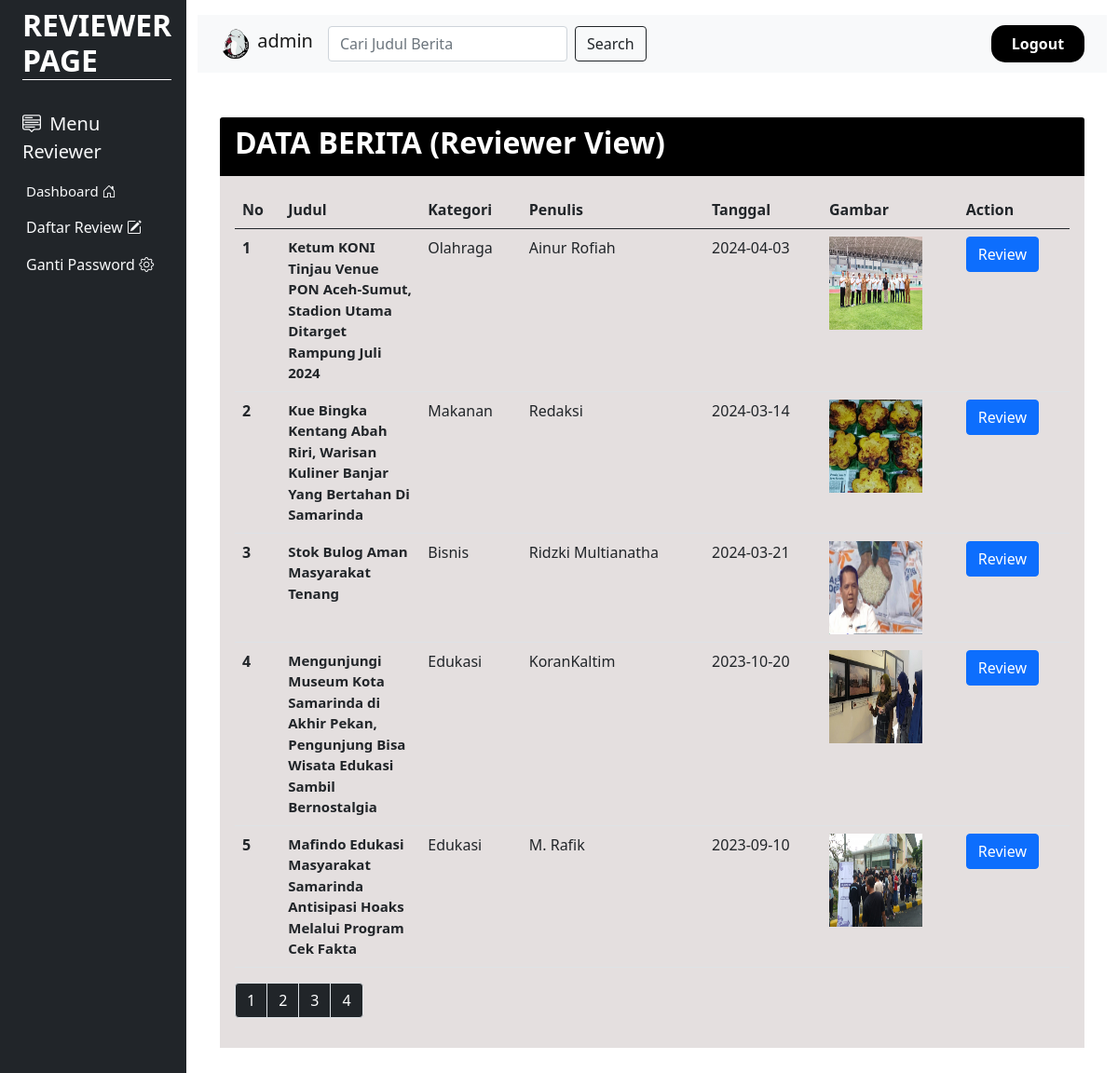
The page /reviewer/indexreviewer.php?page=2 (signed in) on the database its author committed.
### tables this page shows
CREATE TABLE `user` (
  `id_user` int(11) NOT NULL,
  `username` varchar(50) NOT NULL,
  `email` varchar(50) NOT NULL,
  `password` varchar(50) NOT NULL,
  `thumbnail` varchar(25) NOT NULL DEFAULT 'logo.png',
  `role` enum('admin','user','reviewer') NOT NULL DEFAULT 'user',
  `jeniskelamin` varchar(255) DEFAULT NULL
);

CREATE TABLE `berita` (
  `id_berita` int(11) NOT NULL,
  `id_kategori` int(11) NOT NULL,
  `judul_berita` varchar(255) NOT NULL,
  `penulis_berita` varchar(255) NOT NULL,
  `tgl_berita` date NOT NULL,
  `isi_berita` text NOT NULL,
  `gambar_berita` varchar(255) NOT NULL
);

CREATE TABLE `kategori` (
  `id_kategori` int(11) NOT NULL,
  `nama_kategori` varchar(50) NOT NULL
);

### reviewer/indexreviewer.php (the view, shortened to what this page needs)
<?php
include "header.php";
?>
<div class="col py-3">
    <nav class="navbar navbar-expand-lg navbar-light bg-light">
        <div class="container-fluid">
            <a class="navbar-brand">
                <img src="../assets/profile/<?= $data['thumbnail'] ?>" style="width :35px; height:35px; border-radius:50%;" class="d-inline-block align-text-top">
                <?= $data['username'] ?>
            </a>
            <div class="collapse navbar-collapse" id="navbarNav">
                <ul class="navbar-nav">
                    <form class="d-flex" method="post">
                        <input class="form-control me-2" type="text" name="keyword" placeholder="Cari Judul Berita" aria-label="Search">
                        <button class="btn btn-outline-dark" type="submit" name="cari">Search</button>
                    </form>
                </ul>
                <ul class="navbar-nav ms-auto">
                    <li class="nav-item" style="width:100px; background-color:black; text-align:center; border-radius:15px;">
                        <a class="nav-link active fw-bold" aria-current="page" href="../logout.php" style="color:white;">Logout</a>
                    </li>
                </ul>
            </div>
        </div>
    </nav>
    <div class="container my-5">
        <div class="row">
            <div class="col-md-12">
                <div class="card border-0">
                    <div class="card-header">
                        <div class="d-flex justify-content-between">
                            <h2 class="fw-bold text-white">DATA BERITA (Reviewer View)</h2>
                        </div>
                    </div>
                    <div class="card-body">
                        <div class="table-responsive">
                            <table class="table">
                                <thead>
                                    <tr>
                                        <th scope="col">No</th>
                                        <th scope="col">Judul</th>
                                        <th scope="col">Kategori</th>
                                        <th scope="col">Penulis</th>
                                        <th scope="col">Tanggal</th>
                                        <th scope="col">Gambar</th>
                                        <th scope="col">Action</th>
                                    </tr>
                                </thead>
                                <tbody>
                                    <?php
                                    $limit = 5;
                                    if (isset($_GET["page"])) {
                                        $page  = $_GET["page"];
                                    } else {
                                        $page = 1;
                                    };
                                    $start_from = ($page - 1) * $limit;
                                    $no = 1;
                                    $keyword = $_POST['keyword'];
                                    if ($keyword != '') {
                                        $query = mysqli_query($koneksi, "SELECT * FROM berita INNER JOIN kategori ON berita.id_kategori=kategori.id_kategori WHERE judul_berita LIKE '%$keyword%'");
                                    } else {
                                        $query = mysqli_query($koneksi, "SELECT * FROM berita INNER JOIN kategori ON berita.id_kategori=kategori.id_kategori ORDER BY id_berita ASC LIMIT $start_from, $limit ");
                                    }
                                    while ($data = mysqli_fetch_array($query)) {
                                    ?>
                                        <tr>
                                            <th scope="row"><?= $no++ ?></th>
                                            <td style="width:150px; font-size:15px;"><b><?= $data['judul_berita'] ?><b></td>
                                            <td><?= $data['nama_kategori'] ?></td>
                                            <td><?= $data['penulis_berita'] ?></td>
                                            <td><?= $data['tgl_berita'] ?></td>
                                            <td>
                                                <img src="../assets/images/<?= $data['gambar_berita'] ?>" class="img-fluid" style="width:100px; height:100px;">
                                            </td>
                                            <td>
                                                <a href="reviewberita.php?id_berita=<?= $data['id_berita'] ?>" class="btn btn-primary">Review</a>
                                            </td>
                                        </tr>
                                    <?php
                                    }
                                    ?>
                                </tbody>
                            </table>
                            <?php
                            $result_db = mysqli_query($koneksi, "SELECT COUNT(*) as jumlah FROM berita");
                            $row_db = mysqli_fetch_row($result_db);
                            $total_records = $row_db[0];
                            $total_pages = ceil($total_records / $limit);
                            $pagLink = "<ul class='pagination'>";
                            for ($i = 1; $i <= $total_pages; $i++) {
                                $pagLink .= "<li class='page-item'><a class='page-link bg-dark text-white' href='indexreviewer.php?page=" . $i . "'>" . $i . "</a></li>";
                            }
                            echo $pagLink . "</ul>";
                            ?>
                        </div>
                    </div>
                </div>
            </div>
        </div>
    </div>
</body>
</html>

### reviewer/header.php (style rules this page uses)
.card-header { background-color: black; }
.card-body { background-color: #e4dfdf; }

### rows shown on the page
user: thumbnail (picture), username "admin"
berita: judul_berita "Ketum KONI Tinjau Venue PON Aceh-Sumut, Stadion Utama Ditarget Rampung Juli 2024", id_kategori.nama_kategori "Olahraga", penulis_berita "Ainur Rofiah", tgl_berita "2024-04-03", gambar_berita (picture)
berita: judul_berita "Kue Bingka Kentang Abah Riri, Warisan Kuliner Banjar Yang Bertahan Di Samarinda", id_kategori.nama_kategori "Makanan", penulis_berita "Redaksi", tgl_berita "2024-03-14", gambar_berita (picture)
berita: judul_berita "Stok Bulog Aman Masyarakat Tenang", id_kategori.nama_kategori "Bisnis", penulis_berita "Ridzki Multianatha", tgl_berita "2024-03-21", gambar_berita (picture)
berita: judul_berita "Mengunjungi Museum Kota Samarinda di Akhir Pekan, Pengunjung Bisa Wisata Edukasi Sambil Bernostalgia", id_kategori.nama_kategori "Edukasi", penulis_berita "KoranKaltim", tgl_berita "2023-10-20", gambar_berita (picture)
berita: judul_berita "Mafindo Edukasi Masyarakat Samarinda Antisipasi Hoaks Melalui Program Cek Fakta", id_kategori.nama_kategori "Edukasi", penulis_berita "M. Rafik", tgl_berita "2023-09-10", gambar_berita (picture)
